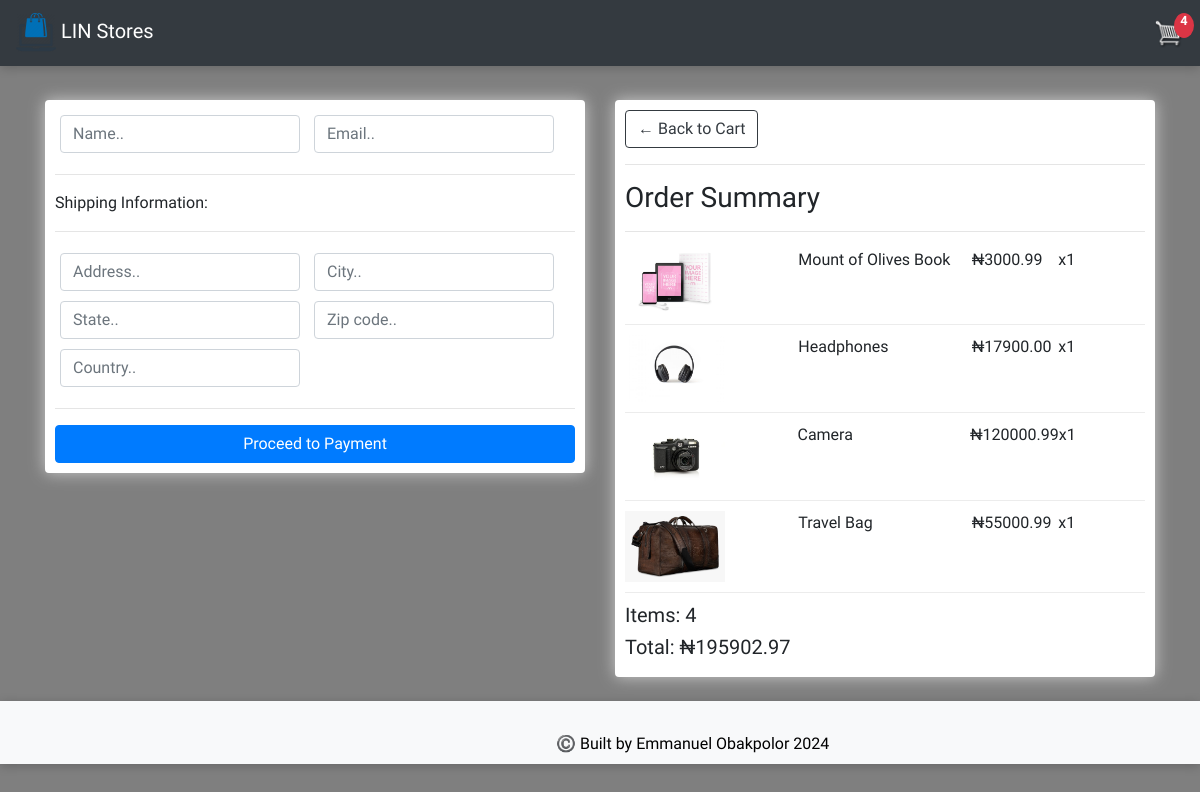
The page /checkout/ (signed in) on the database its author committed.
### store/models.py (models this page shows, shortened)
class OrderItem(models.Model):
    product = models.ForeignKey(Product, on_delete=models.SET_NULL, null=True)
    order = models.ForeignKey(Order, on_delete=models.SET_NULL, null=True)
    quantity = models.IntegerField(default=0, null=True, blank=True)
    date_added = models.DateTimeField(auto_now_add=True)
    @property
    def get_total(self):
        total = self.product.price * self.quantity
        return total

class Product(models.Model):
    name = models.CharField(max_length=200, null=True)
    price = models.FloatField(null=True)  # Removed max_length as it's not necessary for FloatField
    digital = models.BooleanField(default=False, null=True, blank=True)
    image = models.ImageField(upload_to='products/', null=True, blank=True)  # Use upload_to to specify the directory
    description = models.TextField(null=True, blank=True)  # New description field
    category = models.CharField(max_length=100, null=True, blank=True)  # Category of the product
    brand = models.CharField(max_length=100, null=True, blank=True)  # Brand of the product
    specifications = models.JSONField(null=True, blank=True)  # Store detailed specifications as JSON
    stock = models.PositiveIntegerField(default=0)  # Number of items in stock
    created_at = models.DateTimeField(auto_now_add=True)  # Timestamp for when the product was created
    updated_at = models.DateTimeField(auto_now=True)  # Timestamp for when the product was last updated
    @property
    def imageURL(self):
        try:
            url = self.image.url
        except:
            url = ''
        return url

class Order(models.Model):
    customer = models.ForeignKey(Customer, on_delete=models.SET_NULL, null=True, blank=True)
    date_order = models.DateTimeField(auto_now_add=True)
    complete = models.BooleanField(default=False, null=True, blank=True)
    transaction_id = models.CharField(max_length=200, null=True)
    @property
    def get_cart_total(self):
        orderitems = self.orderitem_set.all()
        total = sum([item.get_total for item in orderitems])
        return total
    @property
    def get_cart_items(self):
        orderitems = self.orderitem_set.all()
        total = sum([item.quantity for item in orderitems])
        return total

### store/views.py (the view)
# urls.py: path('checkout/', views.checkout, name="checkout"),
def checkout(request):
    data = cartData(request)
    cartItems = data['cartItems']
    order = data['order']
    items = data['items']
    context = {'items': items, 'order': order, 'cartItems': cartItems}
    return render(request, 'store/checkout.html', context)

### store/utils.py (called while the page is built)
def cartData(request):
    if request.user.is_authenticated:
        customer = request.user.customer
        order, created = Order.objects.get_or_create(customer=customer, complete=False)
        items = order.orderitem_set.all()
        cartItems = order.get_cart_items
    else:
        cookieData = cookieCart(request)
        cartItems = cookieData['cartItems']
        order = cookieData['order']
        items = cookieData['items']
    return {'cartItems': cartItems, 'order': order, 'items': items}

### templates/store/checkout.html (shortened to what this page needs)
{% extends 'store/main.html' %}
{% load static %}
{% block content %}
<div class="row">
    <div class="col-lg-6">
        <div class="box-element" id="form-wrapper">
            <form id="form">
                <div id="user-info">
                    <div class="form-field">
                        <input required class="form-control" type="text" name="name" placeholder="Name..">
                    </div>
                    <div class="form-field">
                        <input required class="form-control" type="email" name="email" placeholder="Email..">
                    </div>
                </div>
                <div id="shipping-info">
                    <hr>
                    <p>Shipping Information:</p>
                    <hr>
                    <div class="form-field">
                        <input class="form-control" type="text" name="address" placeholder="Address..">
                    </div>
                    <div class="form-field">
                        <input class="form-control" type="text" name="city" placeholder="City..">
                    </div>
                    <div class="form-field">
                        <input class="form-control" type="text" name="state" placeholder="State..">
                    </div>
                    <div class="form-field">
                        <input class="form-control" type="text" name="zipcode" placeholder="Zip code..">
                    </div>
                    <div class="form-field">
                        <input class="form-control" type="text" name="country" placeholder="Country..">
                    </div>
                </div>
                <hr>
                <input id="form-button" class="btn btn-primary btn-block" type="submit" value="Proceed to Payment">
            </form>
        </div>
    </div>
    <div class="col-lg-6">
        <div class="box-element">
            <a class="btn btn-outline-dark" href="{% url 'cart' %}">&#x2190; Back to Cart</a>
            <hr>
            <h3>Order Summary</h3>
            <hr>
            {% for item in items %}
            <div class="cart-row">
                <div style="flex:2"><img class="row-image" src="{{ item.product.imageURL }}"></div>
                <div style="flex:2"><p>{{ item.product.name }}</p></div>
                <div style="flex:1"><p>₦{{ item.product.price|floatformat:2 }}</p></div>
                <div style="flex:1"><p>x{{ item.quantity }}</p></div>
            </div>
            {% endfor %}
            <h5>Items: {{ order.get_cart_items }}</h5>
            <h5>Total: ₦{{ order.get_cart_total|floatformat:2 }}</h5>
        </div>
    </div>
</div>
{% endblock content %}

### static/css/main.css (style rules this page uses)
body { background-color: hsla(0, 74%, 8%, 0.598); }
h1,h2,h3,h4,h5,h6 { color:hsl(0, 0%, 30%); }
.box-element { box-shadow:hsl(0, 0%, 80%) 0 0 16px; background-color: #fff; border-radius: 4px; padding: 10px; }
.col-lg-4, .col-lg-6, .col-lg-8, .col-lg-12 { margin-top: 10px; }
.btn { border-radius: 0; }
.row-image { width: 100px; }
.form-field { width:250px; display: inline-block; padding: 5px; }
.cart-row { display: flex; align-items: flex-start; padding-bottom: 10px; margin-bottom: 10px; border-bottom: 1px solid #ececec; }

### rows shown on the page
OrderItem: product.imageURL (picture), product.name "Mount of Olives Book", product.price "3000.99", quantity "1"
OrderItem: product.imageURL (picture), product.name "Headphones", product.price "17900.00", quantity "1"
OrderItem: product.imageURL (picture), product.name "Camera", product.price "120000.99", quantity "1"
OrderItem: product.imageURL (picture), product.name "Travel Bag", product.price "55000.99", quantity "1"
Order: get_cart_items "4", get_cart_total "195902.97"

### other values the page prints
{{ cartItems }} "4"
